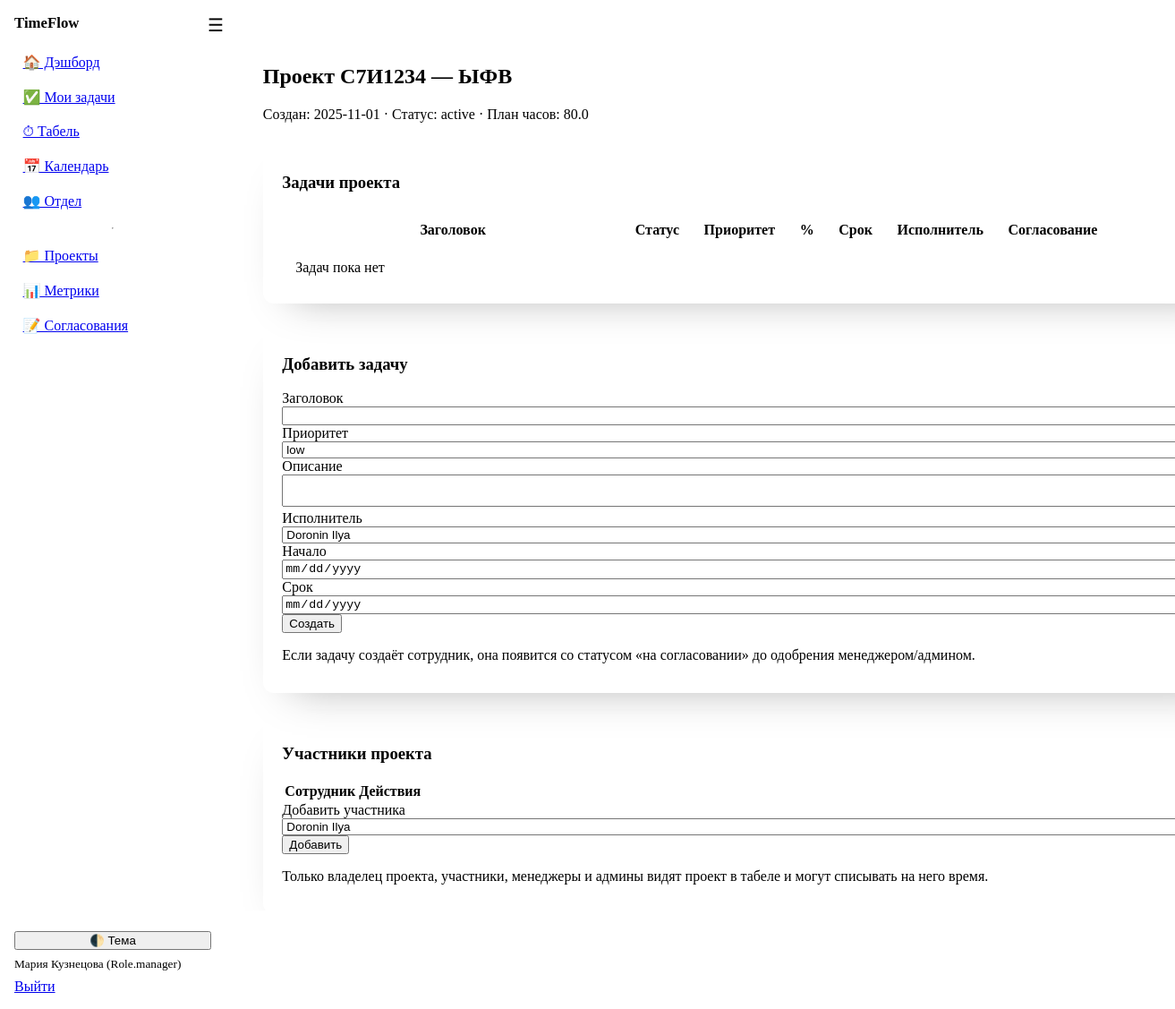
Page /projects/3 (signed in) on the earlier database version.
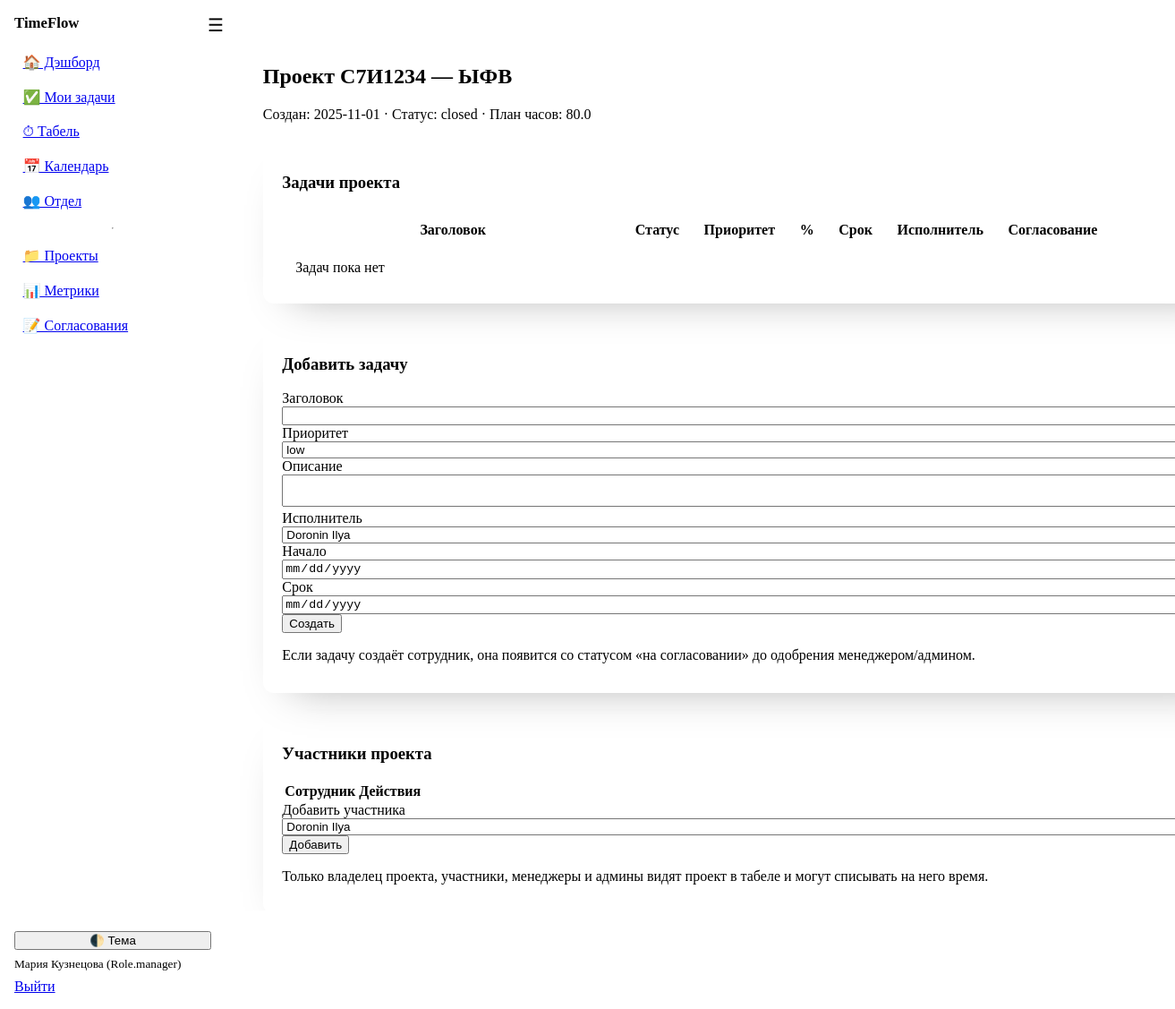
Same page on the later database version.
### models.py (models this page shows)
class Project(Base):
    __tablename__ = "projects"
    id: Mapped[int] = mapped_column(Integer, primary_key=True)
    code: Mapped[str] = mapped_column(String(50), index=True)  # e.g., C7И**** or other code
    name: Mapped[str] = mapped_column(String(200))
    description: Mapped[str] = mapped_column(Text, default="")
    is_project: Mapped[bool] = mapped_column(Boolean, default=True)  # False = non-project bucket
    status: Mapped[str] = mapped_column(String(20), default="active")  # active/closed
    planned_hours: Mapped[float] = mapped_column(Float, default=0.0)
    owner_id: Mapped[int | None] = mapped_column(ForeignKey("users.id"))
    date_created: Mapped[dt.date] = mapped_column(Date, default=dt.date.today)
    planned_due_date: Mapped[dt.date | None] = mapped_column(Date, nullable=True)
    owner: Mapped["User"] = relationship()
    tasks: Mapped[list["Task"]] = relationship(back_populates="project")
    __table_args__ = (UniqueConstraint("code", name="uq_project_code"),)
    members: Mapped[list["ProjectMember"]] = relationship(
        backref="project", cascade="all, delete-orphan"
    )

### app.py (the view)
@app.get("/projects/{project_id}", response_class=HTMLResponse)
def project_detail(request: Request, project_id: int, db: Session = Depends(get_db), user: User = Depends(get_current_user)):
    p = db.get(Project, project_id)
    if not p: raise HTTPException(404, "Проект не найден")
    tasks = db.scalars(select(Task).where(Task.project_id == p.id).order_by(Task.priority.desc(), Task.due_date.nulls_last())).all()
    members = db.scalars(select(ProjectMember).where(ProjectMember.project_id == p.id)).all()
    users = db.scalars(select(User).order_by(User.full_name)).all()
    return templates.TemplateResponse("project_detail.html", {"request": request, "user": user, "project": p, "tasks": tasks, "members": members, "users": users, "app_name": APP_NAME})

### templates/project_detail.html (shortened to what this page needs)
{% extends "base.html" %}
{% block content %}
  <h2>Проект {{ project.code }} — {{ project.name }}</h2>
  <p class="muted">Создан: {{ project.date_created }} · Статус: {{ project.status }} · План часов: {{ '%.1f'|format(project.planned_hours or 0) }}</p>
  <article>
    <h3>Задачи проекта</h3>
    <table class="sticky-table">
      <thead><tr><th>Заголовок</th><th>Статус</th><th>Приоритет</th><th>%</th><th>Срок</th><th>Исполнитель</th><th>Согласование</th></tr></thead>
      <tbody>
        {% if tasks|length == 0 %}
        <tr><td colspan="7" class="muted">Задач пока нет</td></tr>
        {% endif %}
      </tbody>
    </table>
  </article>
  <article>
    <h3>Добавить задачу</h3>
    <form method="post" action="/tasks/new" class="grid">
      <label>Заголовок <input type="text" name="title" required></label>
      <label>Приоритет
        <select name="priority">
          {% for p in Priority %}<option value="{{ p.value }}">{{ p.value }}</option>{% endfor %}
        </select>
      </label>
      <label>Описание <textarea name="description"></textarea></label>
      <label>Исполнитель
        <select name="assignee_id" required>
          {% for u in users %}<option value="{{ u.id }}">{{ u.full_name }}</option>{% endfor %}
        </select>
      </label>
      <label>Начало <input type="date" name="start_date"></label>
      <label>Срок <input type="date" name="due_date"></label>
      <button type="submit">Создать</button>
    </form>
    <p class="muted">Если задачу создаёт сотрудник, она появится со статусом «на согласовании» до одобрения менеджером/админом.</p>
  </article>
  {% if user.role in ['manager','admin'] %}
  <article>
    <h3>Участники проекта</h3>
    <table>
      <thead><tr><th>Сотрудник</th><th>Действия</th></tr></thead>
    </table>
    <form method="post" action="/projects/{{ project.id }}/members/add" class="grid">
      <label>Добавить участника
        <select name="user_id">
          {% for u in users %}<option value="{{ u.id }}">{{ u.full_name }}</option>{% endfor %}
        </select>
      </label>
      <button type="submit">Добавить</button>
    </form>
    <p class="muted">Только владелец проекта, участники, менеджеры и админы видят проект в табеле и могут списывать на него время.</p>
  </article>
  {% endif %}
{% endblock %}

Differences in the rows shown:
changed Project "ЫФВ": status "active" → "closed"
